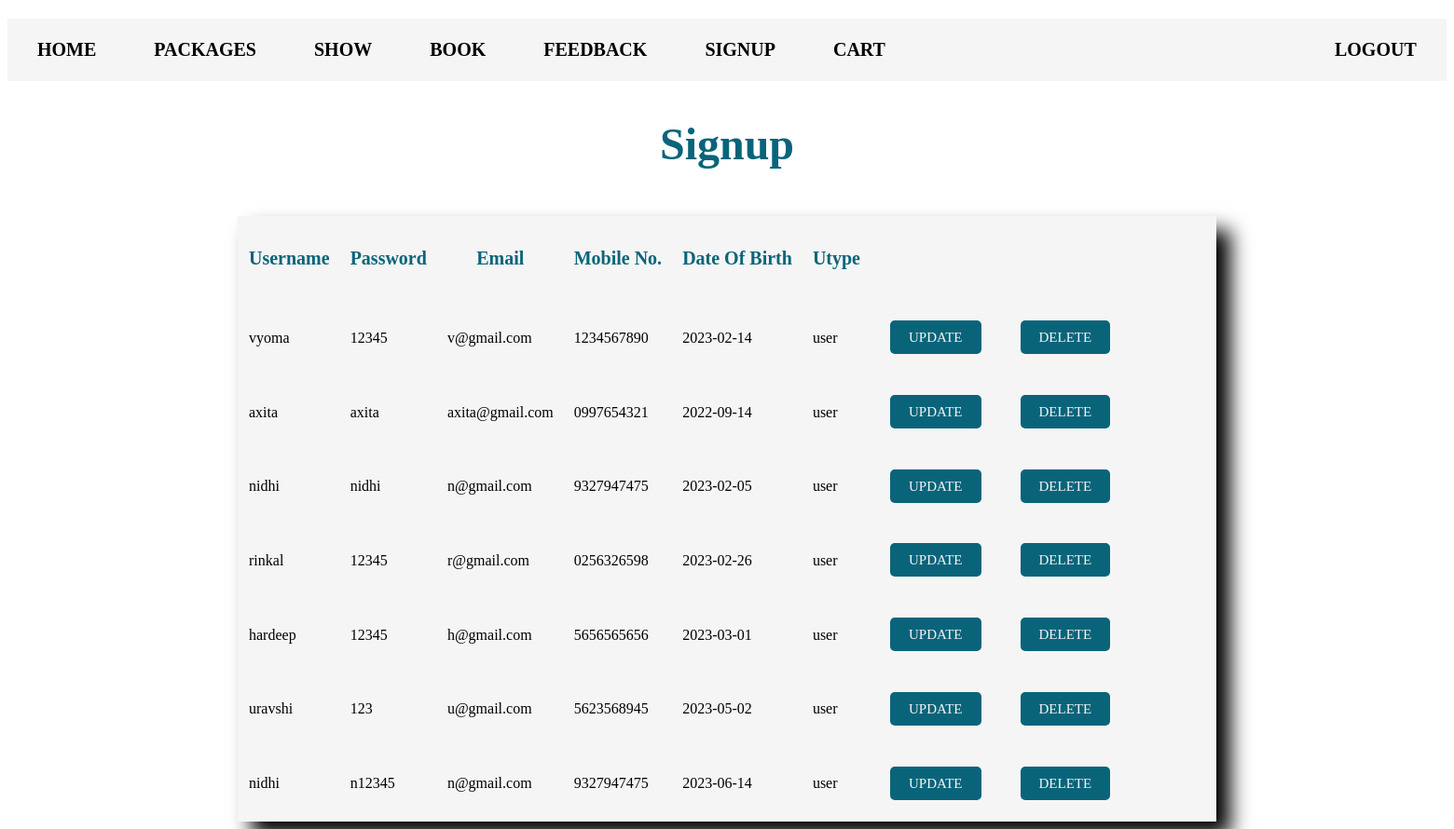
Before: /admin/signup.php (signed in) with the older database file.
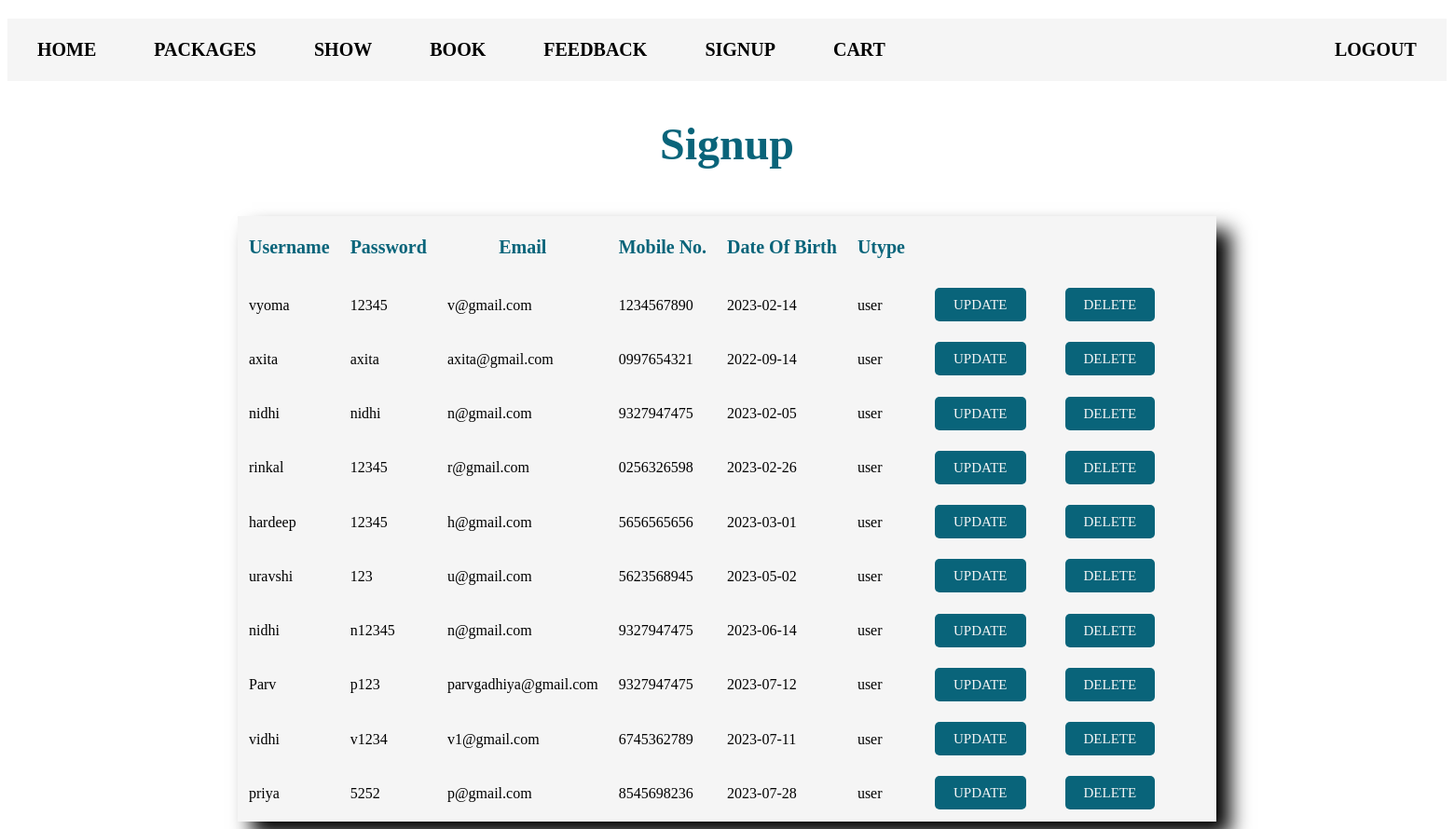
After: the same page with the newer database file.
### tables this page shows
CREATE TABLE `signup` (
  `id` int(10) NOT NULL,
  `unm` varchar(200) NOT NULL,
  `pass` varchar(8) NOT NULL,
  `email` varchar(100) NOT NULL,
  `cno` varchar(10) NOT NULL,
  `dob` varchar(13) NOT NULL,
  `utype` varchar(20) NOT NULL
);

### admin/signup.php (the view, shortened to what this page needs)
<?php
	include("header.php");
?>
<h2 align="center">Signup</h2>
<head>
	<link rel="stylesheet" href="style.css">
</head>
<div class="container1">
<table cellpadding=10>
	<tr class="ahead">
		<th>Username</th>
		<th>Password</th>
		<th>Email</th>
		<th>Mobile No.</th>
		<th>Date Of Birth</th>
		<th>Utype</th>
		<th></th>
		<th></th>
	</tr>
<?php
	include('connect.php');
	$q = mysqli_query($cn,"select * from signup where utype='user' ");
	while($r = mysqli_fetch_array($q))
	{
		echo "<tr>
			<td>".$r[1]."</td>
			<td>".$r[2]."</td>
			<td>".$r[3]."</td>
			<td>".$r[4]."</td>
			<td>".$r[5]."</td>
			<td>".$r[6]."</td>
			<td><a href='signupd.php?id=".$r[0]." ' class='btn'>UPDATE</a></td>
			<td><a href='signdel.php?id=".$r[0]." ' class='btn'>DELETE</a></td>
		</tr>";
	}
?>

Changed rows visible on the page:
added signup: unm "Parv", pass "p123", email "parvgadhiya@gmail.com", cno "9327947475", dob "2023-07-12", utype "user"
added signup: unm "vidhi", pass "v1234", email "v1@gmail.com", cno "6745362789", dob "2023-07-11", utype "user"
added signup: unm "priya", pass "5252", email "p@gmail.com", cno "8545698236", dob "2023-07-28", utype "user"
